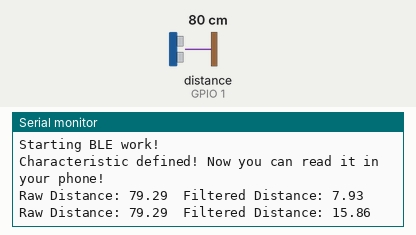
Bench run of a program on a simulated Seeed XIAO ESP32-S3. On the bench: the last lines printed to the serial monitor. Wiring (inferred from the names in the program): ultrasonic range finder: trigger GPIO 2; echo GPIO 1. The inputs (shaded band) are chosen by the test bench; at power-on: distance to the obstacle (sensor on GPIO 1) 80 cm. The echo pulse lasts 58.3 µs per cm; nothing arrives over Bluetooth unless stated; a phone connects over Bluetooth LE 3 s after start.

Above: at 1.6 s.
1.7 s: distance to the obstacle (sensor on GPIO 1) set to 2 cm
At 3.9 s:
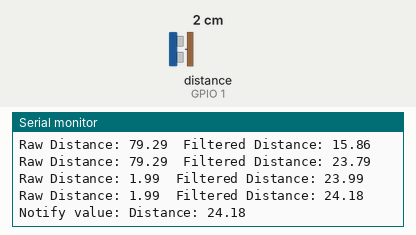
5.4 s: distance to the obstacle (sensor on GPIO 1) set to 4 cm
At 6.3 s:
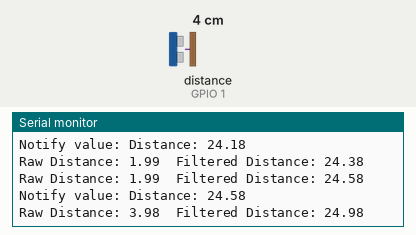
Timing chart, 0 to 8.4 s (numbered marks = the images above; inputs shaded):
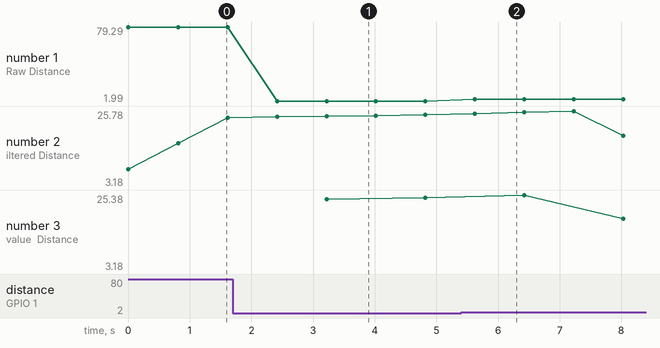

Measured:
- after the input at 1.7 s, the serial monitor: prints a new line after 0.72 s (image 1)
- after the input at 5.4 s, the serial monitor: prints a new line after 0.22 s (image 2)
- plotted number 1: 79.29 → 1.99 after the input at 1.7 s, 1.99 → 3.98 after the input at 5.4 s
- plotted number 2: 23.79 → 24.58 after the input at 1.7 s, 24.58 → 3.98 after the input at 5.4 s
- plotted number 3: 24.58 → 3.98 after the input at 5.4 s

The program:

main.cpp
```cpp
#include <Arduino.h>
#include <BLEDevice.h>
#include <BLEServer.h>
#include <BLEUtils.h>
#include <BLE2902.h>
#include <stdlib.h>

// HC-SR04 Pin definitions
const int trigPin = D1; // Trig pin connected to D3
const int echoPin = D0; // Echo pin connected to D2

// BLE variables
BLEServer* pServer = NULL;
BLECharacteristic* pCharacteristic = NULL;
bool deviceConnected = false;
bool oldDeviceConnected = false;
unsigned long previousMillis = 0;
const long interval = 1000;

// Sensor readings variables
float rawDistance = 0;
float filteredDistance = 0;
const int numReadings = 10;
float readings[numReadings]; // the readings from the sensor
int readIndex = 0; // the index of the current reading
float total = 0; // the running total
float average = 0; // the average

#define SERVICE_UUID        "90915b90-f8e9-45c1-a3eb-eba254edced9"
#define CHARACTERISTIC_UUID "de94a198-f148-449f-ba18-d7bb2c6ccf91"

class MyServerCallbacks : public BLEServerCallbacks {
    void onConnect(BLEServer* pServer) {
        deviceConnected = true;
    };

    void onDisconnect(BLEServer* pServer) {
        deviceConnected = false;
    }
};

void setup() {
    Serial.begin(115200);
    Serial.println("Starting BLE work!");

    // HC-SR04 Sensor setup
    pinMode(trigPin, OUTPUT);
    pinMode(echoPin, INPUT);
    for (int thisReading = 0; thisReading < numReadings; thisReading++) {
        readings[thisReading] = 0;
    }

    // BLE setup
    BLEDevice::init("CECILIA_ESP32S3");
    pServer = BLEDevice::createServer();
    pServer->setCallbacks(new MyServerCallbacks());
    BLEService *pService = pServer->createService(SERVICE_UUID);
    pCharacteristic = pService->createCharacteristic(
        CHARACTERISTIC_UUID,
        BLECharacteristic::PROPERTY_READ |
        BLECharacteristic::PROPERTY_WRITE |
        BLECharacteristic::PROPERTY_NOTIFY
    );
    pCharacteristic->addDescriptor(new BLE2902());
    pService->start();
    BLEAdvertising *pAdvertising = BLEDevice::getAdvertising();
    pAdvertising->addServiceUUID(SERVICE_UUID);
    pAdvertising->setScanResponse(true);
    pAdvertising->setMinPreferred(0x06);
    pAdvertising->setMinPreferred(0x12);
    BLEDevice::startAdvertising();
    Serial.println("Characteristic defined! Now you can read it in your phone!");
}

void loop() {
    // Reading the sensor
    digitalWrite(trigPin, LOW);
    delayMicroseconds(2);
    digitalWrite(trigPin, HIGH);
    delayMicroseconds(10);
    digitalWrite(trigPin, LOW);
    long duration = pulseIn(echoPin, HIGH);
    rawDistance = duration * 0.034 / 2; // Speed of sound wave divided by 2 (go and back)

    // Moving Average Filter
    total = total - readings[readIndex];
    readings[readIndex] = rawDistance;
    total = total + readings[readIndex];
    readIndex = readIndex + 1;

    if (readIndex >= numReadings) {
        readIndex = 0;
    }

    average = total / numReadings;
    filteredDistance = average;

    Serial.print("Raw Distance: ");
    Serial.print(rawDistance);
    Serial.print("\tFiltered Distance: ");
    Serial.println(filteredDistance);
    //Serial.print("\tDuration: ");
    //Serial.println(duration);

    // BLE Transmission
    if (deviceConnected && filteredDistance < 30) { // Only transmit if filtered distance is less than 30 cm
        unsigned long currentMillis = millis();
        if (currentMillis - previousMillis >= interval) {
            String message = "Distance: " + String(filteredDistance);
            pCharacteristic->setValue(message.c_str());
            pCharacteristic->notify();
            Serial.println("Notify value: " + message);
            previousMillis = currentMillis;
        }
    }

    // Disconnecting and connecting logic
    if (!deviceConnected && oldDeviceConnected) {
        delay(500); // give the bluetooth stack the chance to get things ready
        pServer->startAdvertising(); // restart advertising
        oldDeviceConnected = deviceConnected;
    }
    if (deviceConnected && !oldDeviceConnected) {
        oldDeviceConnected = deviceConnected;
    }

    delay(800);
}
```
